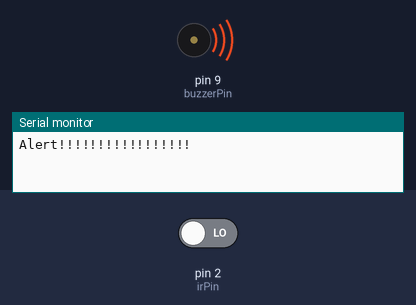
Bench run of a sketch on a simulated Arduino Uno, built with avr-gcc and run on an emulated ATmega328P. On the bench: buzzer (waves = sounding, pin HIGH), the last lines printed to the serial monitor. Inputs (shaded band) come from the test bench; at power-on: pin 2 (irPin) LOW.

Above: at 4.2 s.
4.3 s: pin 2 (irPin) driven HIGH
At 5.3 s:
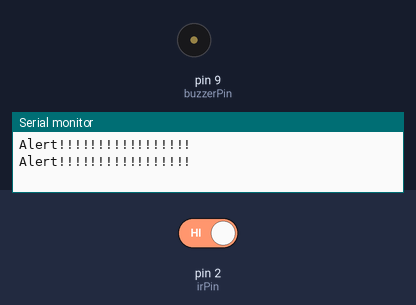
Timing chart, 0 to 7.3 s (numbered marks = the images above; inputs shaded):
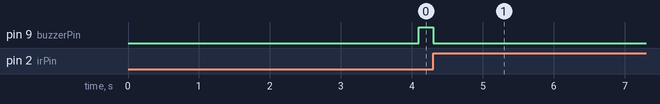

Measured:
- after the input at 4.3 s, pin 9 (buzzerPin): HIGH → LOW at once

The sketch:

Arduino_code.ino
```cpp
int irPin = 2;        // IR output connected here
int buzzerPin = 9;
unsigned long lastOpen = 0;
unsigned long threshold = 4000;

void setup() {
  pinMode(irPin, INPUT);
  pinMode(buzzerPin, OUTPUT);
  Serial.begin(9600);
}

void loop() {
  int eyeStatus = digitalRead(irPin); // HIGH = eye open, LOW = eye closed (adjust as needed)

  if ((eyeStatus == HIGH)) {
    lastOpen = millis();
    digitalWrite(buzzerPin, LOW);
  } else {
    if ((millis() - lastOpen > threshold)) {
      digitalWrite(buzzerPin, HIGH); // Drowsy detected
      Serial.println("Alert!!!!!!!!!!!!!!!!!");
    }
  }

  delay(100);
}
```
